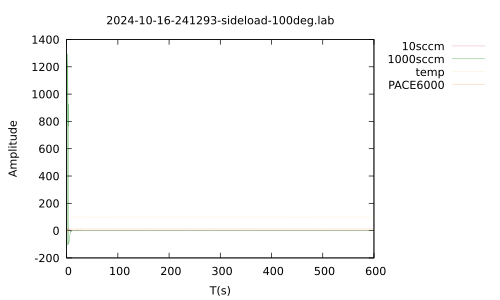

Recreate this plot in gnuplot.
set terminal pdf
set encoding utf8
set output "2024-10-16-241293-sideload-100deg.pdf"
set encoding utf8
#set xrange [0.0:600.0]
#set yrange [0.0:20.0]
set key outside
set style line 1 linecolor rgb '#DB7093' linewidth 0.1
set style line 2 linecolor rgb '#008000' linewidth 0.1
set style line 3 linecolor rgb '#FFE4B5' linewidth 0.1
set style line 4 linecolor rgb '#F4A460' linewidth 0.1
set title "2024-10-16-241293-sideload-100deg.lab"
set xlabel "T(s)"
set ylabel "Amplitude"
plot "2024-10-16-241293-sideload-100deg.lab" every ::1 using 1:2 w l linestyle 1 title "10sccm", "2024-10-16-241293-sideload-100deg.lab" using 1:3 w l linestyle 2 title "1000sccm", "2024-10-16-241293-sideload-100deg.lab" using 1:4 w l linestyle 3 title "temp", "2024-10-16-241293-sideload-100deg.lab" using 1:5 w l linestyle 4 title "PACE6000"
